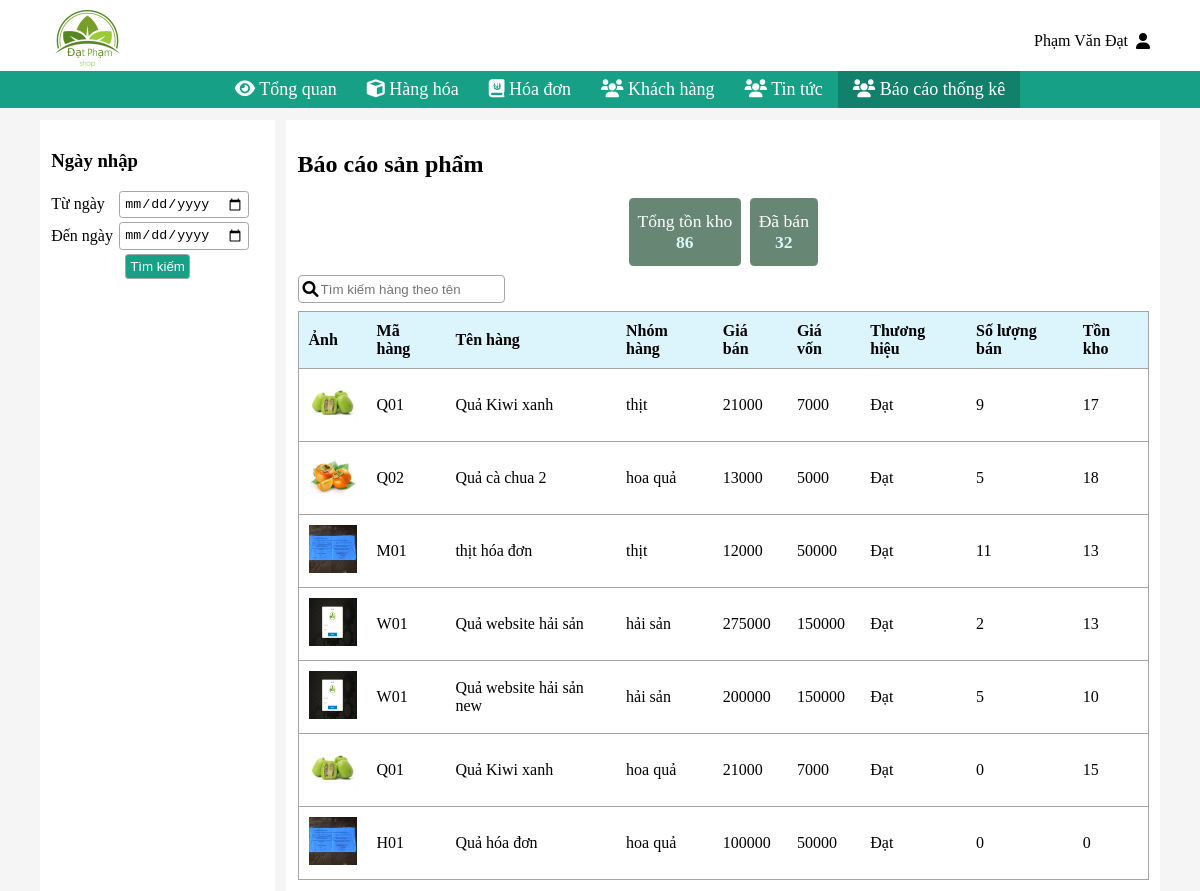
The app's page /admin/report_products.php (signed in) with its own data.
### tables this page shows
CREATE TABLE `users` (
  `id_user` int(11) NOT NULL,
  `name_user` varchar(255) NOT NULL,
  `phone_user` char(15) NOT NULL,
  `date_birth_user` date NOT NULL,
  `address_user` varchar(255) NOT NULL,
  `email_user` varchar(255) NOT NULL,
  `nickname` char(255) NOT NULL,
  `password` char(255) NOT NULL,
  `role_id` int(11) NOT NULL
);

CREATE TABLE `products` (
  `product_id` int(11) NOT NULL,
  `product_name` varchar(255) NOT NULL,
  `product_trademark` char(255) NOT NULL,
  `product_cost_price` int(11) NOT NULL,
  `product_price` int(11) NOT NULL,
  `product_amount` int(11) NOT NULL,
  `product_detail` text NOT NULL,
  `product_image` varchar(255) NOT NULL,
  `category_id` int(11) NOT NULL,
  `product_code` varchar(255) NOT NULL,
  `created_at` datetime NOT NULL,
  `updated_at` datetime NOT NULL
);

CREATE TABLE `categories` (
  `catedory_id` int(11) NOT NULL,
  `category_name` varchar(255) NOT NULL
);

### handler_database.php (called while the page is built, shortened)
<?php
class handler_database{
   private $__conn;
    public function connect_DB(){
        if(!$this->__conn){
            $this->__conn = mysqli_connect("localhost","root","","datpham_shop");
            mysqli_query($this->__conn, "SET character_set_results = 'utf8', character_set_client = 'utf8',
            character_set_database = 'utf8', character_set_server = 'utf8'");
        }
    }
    public function get_list($sql){
        $result = mysqli_query($this->__conn,$sql);
        if( $result->num_rows >0 ){
            $return = array();
            while($row = $result->fetch_assoc() ){
                $return[] = $row;
            }
            return $return;
        }
    }
}
?>

### admin/report_products.php (the view, shortened to what this page needs)
<?php
require_once '../handler_database.php';
$admin_header = new handler_database();
$admin_name = $admin_header->get_list('select * from users');
foreach ($admin_name as $v) {
    if ($v['id_user'] == $_SESSION['user_admin_id']) {
        $name = $v['name_user'];
    }
}
?>
<!doctype html>
<html lang="en">
<head>
    <link rel="stylesheet" href="https://cdnjs.cloudflare.com/ajax/libs/font-awesome/6.0.0-beta2/css/all.min.css"
/>
    <link rel="stylesheet" href="../css/style_admin.css">
</head>
<body>
<div class="header">
    <div class="header__top">
        <div class="container">
            <div class="header__top--left">
                <img src="../image/logo.png" alt="">
            </div>
            <div class="header__top--right">
                <a href="#" disabled="disabled">
                    <p><?php echo $name; ?></p>
                    <i class="fas fa-user"></i>
                </a>
            </div>
        </div>
    </div>
    <div class="header__center">
        <div class="container">
            <ul>
                <li>
                    <a href="index.php">
                        <i class="fas fa-eye"></i>
                        <span>Tổng quan</span>
                    </a>
                </li>
                <li class="menu">
                    <a disabled="disabled">
                        <i class="fas fa-cube"></i>
                        <span>Hàng hóa</span>
                    </a>
                </li>
                <li>
                    <a href="bills.php">
                        <i class="fas fa-journal-whills"></i>
                        <span>Hóa đơn</span>
                    </a>
                </li>
                <li>
                    <a href="users.php">
                        <i class="fas fa-users"></i>
                        <span>Khách hàng</span>
                    </a>
                </li>
                <li>
                    <a href="news.php">
                        <i class="fas fa-users"></i>
                        <span>Tin tức</span>
                    </a>
                </li>
                <li class="menu">
                    <a disabled="disabled" class="selected_nav">
                        <i class="fas fa-users"></i>
                        <span>Báo cáo thống kê</span>
                    </a>
                </li>
            </ul>
        </div>
    </div>
</div>
<div class="main__report-bills">
    <div class="container">
        <div class="main__report-bills__left">
            <form action="report_products.php" method="post">
                <div>
                    <h3>Ngày nhập</h3>
                </div>
                <div>
                    <span>Từ ngày</span>
                    <input type="date" name="day_one"
                           value="<?php echo isset($_POST['day_one']) ? $_POST['day_one'] : "" ?>">
                </div>
                <div>
                    <span>Đến ngày</span>
                    <input type="date" name="day_two"
                           value="<?php echo isset($_POST['day_two']) ? $_POST['day_two'] : "" ?>">
                </div>
                <div>
                    <input type="submit" name="search_time" value="Tìm kiếm">
                </div>
            </form>
        </div>
        <div class="main__report-bills__right">
            <div>
                <h2>Báo cáo sản phẩm</h2>
            </div>
            <div class="info_report_bills">
                <div>
                    <span>Tổng tồn kho</span>
                    <?php
                    $sum=0;
                    $pro_amount = new handler_database();
                    $sql = 'SELECT sum(product_amount) FROM products';
                    $amount = $pro_amount->get_list($sql);
                    foreach ($amount as $value)
                        $sum+= $value['sum(product_amount)'] ;
                    echo('<span>'.$sum.'</span>')
                    ?>
                </div>
                <div>
                    <span>Đã bán</span>
                    <?php
                    $sum=0;
                    $bills_amount = new handler_database();
                    $sql = 'SELECT sum(bill_product_amount) FROM bills_products';
                    $pay_amount = $bills_amount->get_list($sql);
                    foreach ($pay_amount as $value)
                        $sum+= $value['sum(bill_product_amount)'] ;
                    echo('<span>'.$sum.'</span>')
                    ?>
                </div>
            </div>
            <div class="main__report-bills__right--full">
                <div class="main__products--right__header">
                    <div>
                        <i class="fas fa-search"></i>
                        <form action="report_products.php" method="post">
                            <input type="text" placeholder="Tìm kiếm hàng theo tên" name="text">
                        </form>
                    </div>
                </div>
                <div class="main__products--right__center">
                    <table cellpadding="5" cellspacing="0">
                        <thead>
                        <tr>
                            <th>Ảnh</th>
                            <th>Mã hàng</th>
                            <th>Tên hàng</th>
                            <th>Nhóm hàng</th>
                            <th>Giá bán</th>
                            <th>Giá vốn</th>
                            <th>Thương hiệu</th>
                            <th>Số lượng bán</th>
                            <th>Tồn kho</th>
                        </tr>
                        </thead>
                        <tbody>
                        <?php
                        $products = new handler_database();
                        if (isset($_POST['search_products'])) {
                            if (trim($_POST['text']) == "") {
                                $sql = "select * from products inner join categories on products.category_id = categories.catedory_id";
                                if(isset($_POST['search_time'])){
                                    if (empty($_POST['day_one']) && empty($_POST['day_two'])) {
                                    } else {
                                        if (!empty($_POST['day_one']) && !empty($_POST['day_two'])) {
                                            if ($_POST['day_one'] > $_POST['day_two']) {
                                                echo("<script>alert('Kiểm tra lại ngày nhập và ngày xuất.')</script>");
                                            } else {
                                                $sql .= ' where created_at BETWEEN \'' . $_POST['day_one'] . ' 0:0:0\' AND \'' . $_POST['day_two'] . ' 0:0:0\'';
                                            }
                                        } else {
                                            if (empty($_POST['day_one'])) {
                                                $sql .= ' where created_at <= \''. $_POST['day_two'] .' 12:59:59\'';
                                            }
                                            if (empty($_POST['day_two'])) {
                                                $sql .= ' created_at >= \''. $_POST['day_one'] .' 12:59:59\'';
                                            }
                                        }
                                    }
                                }
                            } else {
                                $sql = str_replace('"', '\\"', $_POST["text"]);
                                $sql = str_replace("'", "\\'", $sql);
                                $sql = 'select * from products inner join categories on products.category_id = categories.catedory_id where product_name like \'%' . $sql . '%\'';
                                if(isset($_POST['search_time'])){
                                    if (empty($_POST['day_one']) && empty($_POST['day_two'])) {
                                    } else {
                                        if (!empty($_POST['day_one']) && !empty($_POST['day_two'])) {
                                            if ($_POST['day_one'] > $_POST['day_two']) {
                                                echo("<script>alert('Kiểm tra lại ngày nhập và ngày xuất.')</script>");
                                            } else {
                                                $sql .= ' and created_at BETWEEN \'' . $_POST['day_one'] . ' 0:0:0\' AND \'' . $_POST['day_two'] . ' 0:0:0\'';
                                            }
                                        } else {
                                            if (empty($_POST['day_one'])) {
                                                $sql .= ' and bills.created_at <= \''. $_POST['day_two'] .' 12:59:59\'';
                                            }
                                            if (empty($_POST['day_two'])) {
                                                $sql .= ' and bills.created_at >= \''. $_POST['day_one'] .' 12:59:59\'';
                                            }
                                        }
                                    }
                                }
                                echo "<script>document.querySelector('.main__report-bills__right--full>.main__products--right__header>div input').value = '" . $_POST["text"] . "'</script>";
                            }
                        }  else{
                            $sql = "select * from products inner join categories on products.category_id = categories.catedory_id";
                        }
                        $row_products = $products->get_list($sql);
                        if ($row_products) {
                            foreach ($row_products as $item) {
                                echo " <tr id='" . $item['product_id'] . "'>
                                        <td><img src='../image/products/" . $item['product_image'] . "' alt='' width='48' height='48'></td>
                                        <td>" . $item['product_code'] . "</td>
                                        <td>" . $item['product_name'] . "</td>
                                        <td>" . $item['category_name'] . "</td>
                                        <td>" . $item['product_cost_price'] . "</td>
                                        <td>" . $item['product_price'] . "</td>
                                        <td>" . $item['product_trademark'] . "</td>";
                                $bills = new handler_database();
                                $sql = 'SELECT sum(bill_product_amount) FROM bills_products WHERE product_id = ' . $item['product_id'];
                                $pay_amount = $bills->get_list($sql);
                                foreach ($pay_amount as $value)
                                    $pay_amount_pro = $value['sum(bill_product_amount)'];
                                if (!$pay_amount_pro)
                                    $pay_amount_pro = 0;
                                echo("
                                        <td>" . $pay_amount_pro . "</td>
                                        <td>" . $item['product_amount'] . "</td>
                                    </tr>");
                            }
                        } else echo "<tr><td colspan='8'>Không có sản phẩm nào</td></tr>"
                        ?>
                        </tbody>
                    </table>
                </div>
            </div>
        </div>
    </div>
</div>
</body>
</html>

### records on screen
users: name_user "Phạm Văn Đạt"
products: product_image (picture), product_code "Q01", product_name "Quả Kiwi xanh", category.category_name "thịt", product_cost_price "21000", product_price "7000", product_trademark "Đạt", pay_amount_pro "9", product_amount "17"
products: product_image (picture), product_code "Q02", product_name "Quả cà chua 2", category.category_name "hoa quả", product_cost_price "13000", product_price "5000", product_trademark "Đạt", pay_amount_pro "5", product_amount "18"
products: product_image (picture), product_code "M01", product_name "thịt hóa đơn", category.category_name "thịt", product_cost_price "12000", product_price "50000", product_trademark "Đạt", pay_amount_pro "11", product_amount "13"
products: product_image (picture), product_code "W01", product_name "Quả website hải sản", category.category_name "hải sản", product_cost_price "275000", product_price "150000", product_trademark "Đạt", pay_amount_pro "2", product_amount "13"
products: product_image (picture), product_code "W01", product_name "Quả website hải sản new", category.category_name "hải sản", product_cost_price "200000", product_price "150000", product_trademark "Đạt", pay_amount_pro "5", product_amount "10"
products: product_image (picture), product_code "Q01", product_name "Quả Kiwi xanh", category.category_name "hoa quả", product_cost_price "21000", product_price "7000", product_trademark "Đạt", pay_amount_pro "0", product_amount "15"
products: product_image (picture), product_code "H01", product_name "Quả hóa đơn", category.category_name "hoa quả", product_cost_price "100000", product_price "50000", product_trademark "Đạt", pay_amount_pro "0", product_amount "0"

### other values on screen
$sum "86"
$sum "32"
